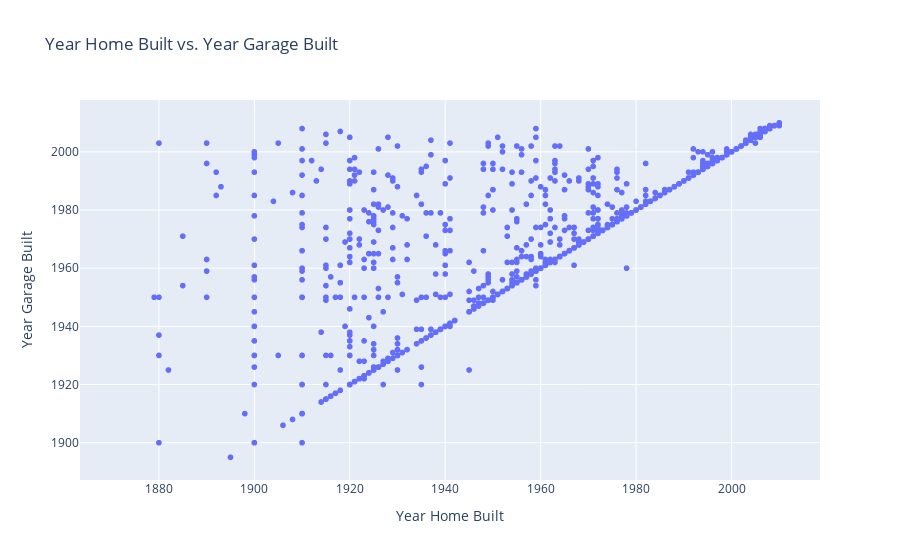

The code cell stored with this chart in its notebook:
### Code cell
# Garage Year Built highly correlation with Sale Price 
fig = px.scatter(
    x=housing.YearBuilt, 
    y= housing.GarageYrBlt, 
    labels={'x': 'Year Home Built', 'y': 'Year Garage Built'},
    title='Year Home Built vs. Year Garage Built'
)

# Show the plot
fig.show()

### Figure 1 — Plotly figure (JSON) as saved in the notebook; plotly's stock layout.template omitted (floating-point values rounded to 4 significant figures; data arrays with more than 128 entries replaced by an {"elided": "..."} marker saying what was removed)
{"data": [{"hovertemplate": "Year Home Built=%{x}<br>Year Garage Built=%{y}<extra></extra>", "legendgroup": "", "marker": {"color": "#636efa", "symbol": "circle"}, "mode": "markers", "name": "", "showlegend": false, "type": "scattergl", "x": {"elided": "2579 int values"}, "xaxis": "x", "y": {"elided": "2579 int values"}, "yaxis": "y"}], "layout": {"legend": {"tracegroupgap": 0}, "title": {"text": "Year Home Built vs. Year Garage Built"}, "xaxis": {"anchor": "y", "domain": [0, 1], "title": {"text": "Year Home Built"}}, "yaxis": {"anchor": "x", "domain": [0, 1], "title": {"text": "Year Garage Built"}}}}
